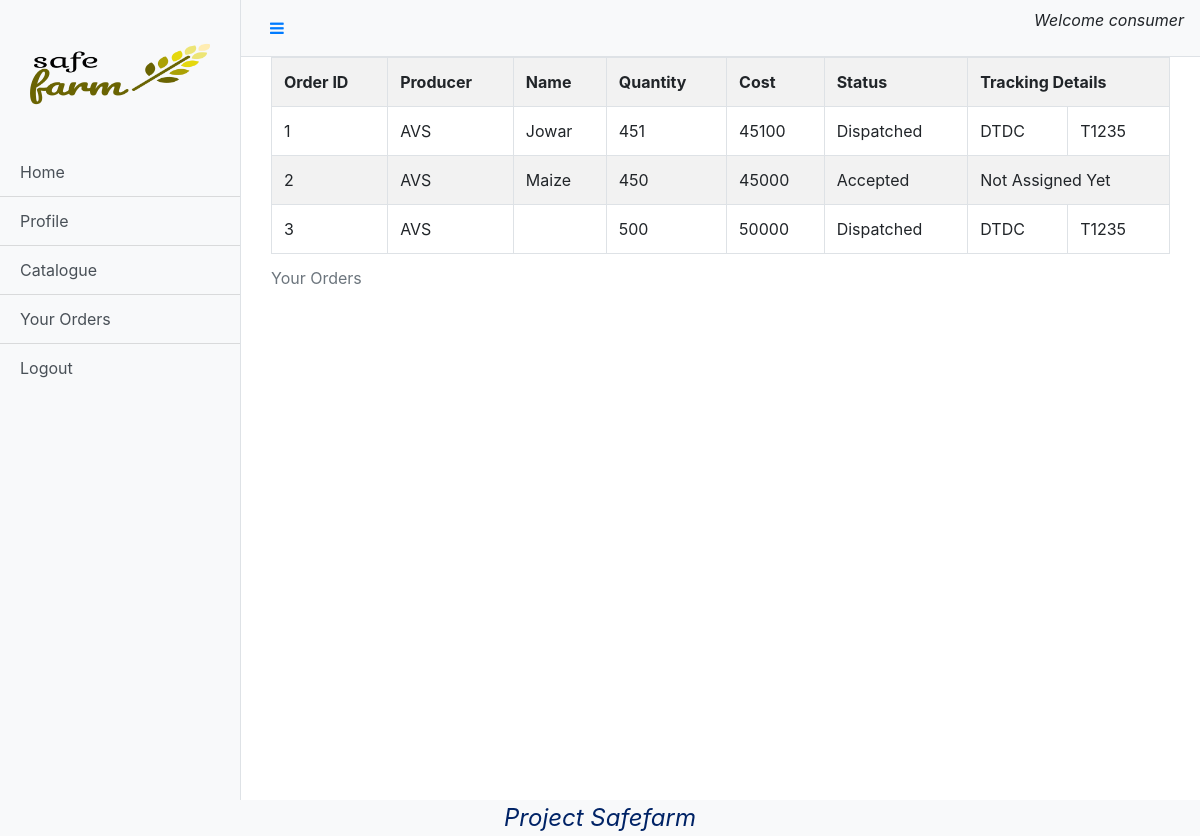
The app's page /consumer/orders (signed in) with its own data.
### base/models.py (models this page shows)
class User(AbstractUser):
    mobile = models.BigIntegerField(null=True)
    mobile_verified = models.BooleanField(default=False)
    email_verified = models.BooleanField(default=False)
    user_profile = models.ForeignKey(Profile,on_delete=models.DO_NOTHING,null=True)
    choices = (('Consumer','Consumer'),('Producer','Producer'))
    user_type = models.CharField(max_length=10,choices=choices,null=True)

### consumer/models.py (models this page shows)
class Order(models.Model):
    producer=models.ForeignKey(User,related_name='producer',on_delete=models.DO_NOTHING)
    consumer=models.ForeignKey(User,related_name='consumer',on_delete=models.DO_NOTHING)
    quantity=models.IntegerField()
    value=models.IntegerField()
    status=models.CharField(max_length=20,choices=(('Pending','Pending'),('Approved','Approved'),('Rejected','Rejected'),('Dispatched','Dispatched'),('Delivered','Delivered')))
    product=models.ForeignKey(Product,on_delete=models.CASCADE,blank=True,null=True)
    tracking_id=models.CharField(max_length=100,null=True,blank=True)
    courier_name=models.CharField(max_length=200,null=True,blank=True)
    exp_delivery=models.DateField(blank=True,null=True)

### producer/models.py (models this page shows)
class Product(models.Model):
    name=models.CharField(max_length=200)
    image=models.ImageField(upload_to='product_images')
    ptype=models.CharField(max_length=20,choices=(('Pulses','Pulses'),('Grains','Grains'),('Vegetables','Vegetables')))
    quantity=models.IntegerField()
    ready_to_dispatch=models.BooleanField()
    usual_deliver_time=models.IntegerField(default=5)
    added_by=models.ForeignKey(User,on_delete=models.CASCADE)
    added_on=models.DateTimeField(auto_now_add=True)
    cost = models.IntegerField(default=100)

### consumer/views.py (the view)
# urls.py: path('orders',views.orders,name="orders")
def orders(request):
    obj = Order.objects.filter(consumer=request.user)
    return render(request,"consumer/orders.html",{'order':obj})

### templates/consumer/orders.html
{%extends "consumer/dashboard.html"%}
{%block content%}
<div class="container">
    <table class="table table-striped table-bordered table-hover">
        <caption>Your Orders</caption>
        <tr>
            <th>Order ID</th>
            <th>Producer</th>
            <th>Name</th>
            <th>Quantity</th>
            <th>Cost</th>
            <th>Status</th>
            <th colspan="2">Tracking Details</th>
        </tr>
        {%for item in order%}
        <tr>
            <td>{{item.id}}</td>
            <td>{{item.producer.first_name}}</td>
            <td>{{item.product.name}}</td>
            <td>{{item.quantity}}</td>
            <td>{{item.value}}</td>
            <td>{{item.status}}</td>
            {%if item.status == "Dispatched"%}
            <td>{{item.courier_name}}</td>
            <td>{{item.tracking_id}}</td>
            {%else%}
            <td colspan="2">Not Assigned Yet</td>
            {%endif%}
        </tr>
        {%endfor%}
    </table>
</div>
{%endblock%}

### templates/consumer/dashboard.html (shortened to what this page needs)
{%load static%}
<!DOCTYPE html>
<html lang="en">
<head>
    <link rel="stylesheet" href="https://stackpath.bootstrapcdn.com/bootstrap/4.5.2/css/bootstrap.min.css">
    <link rel="stylesheet" href="https://cdnjs.cloudflare.com/ajax/libs/font-awesome/4.7.0/css/font-awesome.min.css">
    <link rel="stylesheet" href="{% static 'css/dashboard.css' %}">
</head>
<body>
  <div class="d-flex" id="wrapper">
    <div class="bg-light border-right" id="sidebar-wrapper">
      <div class="sidebar-heading"><img src="{% static 'images/logo.png' %}" width="200px" height="120px"></div>
      <div class="list-group list-group-flush">
        <a href="/consumer/home" class="list-group-item list-group-item-action bg-light">Home</a>
        <a href="/profile" class="list-group-item list-group-item-action bg-light">Profile</a>
        <a href="/consumer/catalogue" class="list-group-item list-group-item-action bg-light">Catalogue</a>
        <a href="/consumer/orders" class="list-group-item list-group-item-action bg-light">Your Orders</a>
        <a href="/logout" class="list-group-item list-group-item-action bg-light">Logout</a>
      </div>
    </div>
    <div id="page-content-wrapper">
      <nav class="navbar navbar-expand-lg navbar-light bg-light border-bottom">
        <button class="btn btn-link" id="menu-toggle"><i class="fa fa-bars" aria-hidden="true"></i></button>
        <p class="justify-content-end ml-auto" style="font-style: oblique;">Welcome {{request.user.username}}</p>
      </nav>
      <div class="container-fluid">
            {%block content%}
            {%endblock%}
      </div>
    </div>
  </div>
  <div class="footer obq bg-light">
    Project Safefarm
  </div>
</body>
</html>

### static/css/dashboard.css (style rules this page uses)
#wrapper { overflow-x: hidden; }
#sidebar-wrapper { min-height: 100vh; margin-left: -15rem; -webkit-transition: margin .25s ease-out; -moz-transition: margin .25s ease-out; -o-transition: margin .25s ease-out; transition: margin .25s ease-out; }
.footer { font-weight: 400; font-size: 1.3em; left: 0; bottom: 0; width: 100%; color: #002366; text-align: center; }
#sidebar-wrapper .sidebar-heading { padding: 0.875rem 1.25rem; font-size: 1.2rem; }
#sidebar-wrapper .list-group { width: 15rem; }
#page-content-wrapper { min-width: 100vw; }
@media (min-width: 768px) { #sidebar-wrapper { margin-left: 0; } }
@media (min-width: 768px) { #page-content-wrapper { min-width: 0; width: 100%; } }
.obq { font-style: oblique; font-size: 1.5em; text-align:center; }

### records on screen
User: user.username "consumer"
Order: id "1", producer.first_name "AVS", product.name "Jowar", quantity "451", value "45100", status "Dispatched", courier_name "DTDC", tracking_id "T1235"
Order: id "2", producer.first_name "AVS", product.name "Maize", quantity "450", value "45000", status "Accepted", shows "Not Assigned Yet"
Order: id "3", producer.first_name "AVS", quantity "500", value "50000", status "Dispatched", courier_name "DTDC", tracking_id "T1235"
